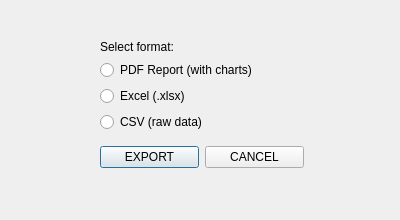
<?xml version="1.0" encoding="UTF-8"?>
<ui version="4.0">
 <class>ExportResultsDialog</class>
 <widget class="QDialog" name="ExportResultsDialog">
  <property name="geometry">
   <rect>
    <x>0</x>
    <y>0</y>
    <width>400</width>
    <height>220</height>
   </rect>
  </property>
  <property name="windowTitle">
   <string>Export Election Results</string>
  </property>
  <widget class="QWidget" name="centralwidget">
   <property name="geometry">
    <rect>
     <x>100</x>
     <y>40</y>
     <width>204</width>
     <height>136</height>
    </rect>
   </property>
   <layout class="QVBoxLayout" name="vExport">
    <item>
     <widget class="QLabel" name="labelPrompt">
      <property name="text">
       <string>Select format:</string>
      </property>
     </widget>
    </item>
    <item>
     <widget class="QRadioButton" name="radioPDF">
      <property name="text">
       <string>PDF Report (with charts)</string>
      </property>
     </widget>
    </item>
    <item>
     <widget class="QRadioButton" name="radioExcel">
      <property name="text">
       <string>Excel (.xlsx)</string>
      </property>
     </widget>
    </item>
    <item>
     <widget class="QRadioButton" name="radioCSV">
      <property name="text">
       <string>CSV (raw data)</string>
      </property>
     </widget>
    </item>
    <item>
     <layout class="QHBoxLayout" name="buttonsRow">
      <item>
       <spacer name="btnSpacer">
        <property name="orientation">
         <enum>Qt::Vertical</enum>
        </property>
        <property name="sizeHint" stdset="0">
         <size>
          <width>0</width>
          <height>0</height>
         </size>
        </property>
       </spacer>
      </item>
      <item>
       <widget class="QPushButton" name="btnExport">
        <property name="text">
         <string>EXPORT</string>
        </property>
       </widget>
      </item>
      <item>
       <widget class="QPushButton" name="btnCancel">
        <property name="text">
         <string>CANCEL</string>
        </property>
       </widget>
      </item>
     </layout>
    </item>
   </layout>
  </widget>
 </widget>
 <resources/>
 <connections/>
</ui>
